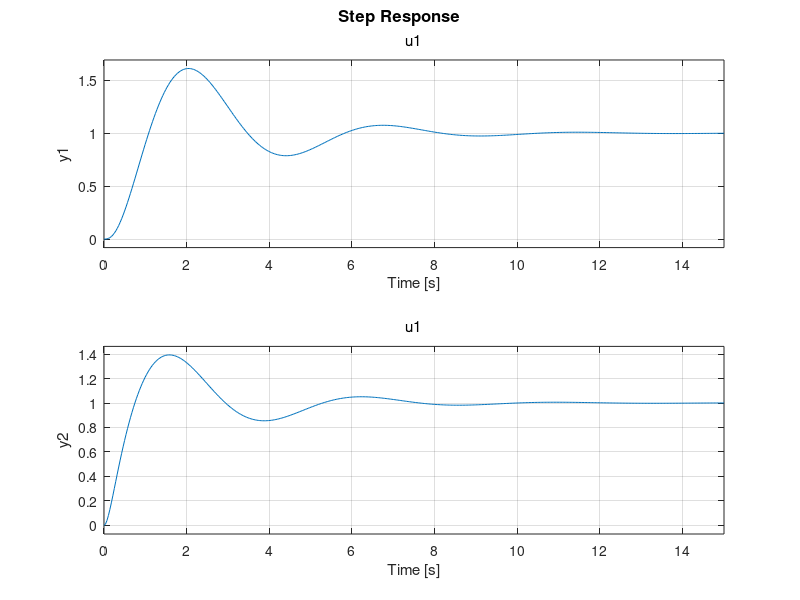

Source code (MATLAB):
T=15;
m1=250;
m2=50;
k1=500;
k2=1000;
B=500;
A=5;
%f=0.7;
%u=A*sin(2*pi*f*t);

A=[0 1 0 0 ; (-k1/m1) (-B/m1) (k1/m1) (B/m1) ; 0 0 0 1 ; (k1/m2) (B/m2) (-(k1+k2)/m2) (-B/m2)];
B=[0 ; 0 ; 0 ; (k2/m2)];
C=[1 0 0 0; 0 0 1 0];
D=0;
sys=ss(A,B,C,D);
step(sys,T)
%bode(sys)

